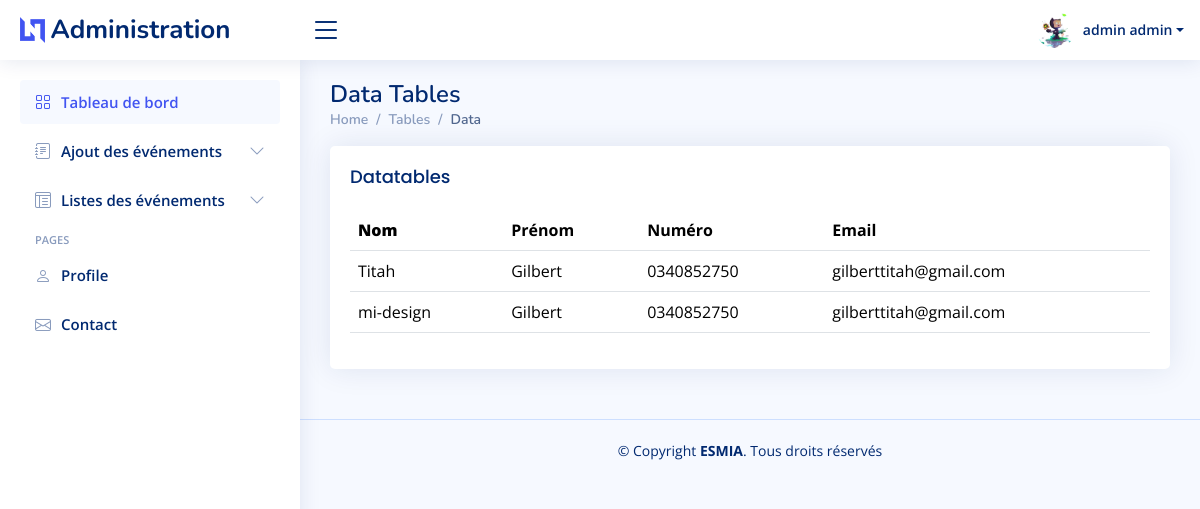
Page /administration/Liste-reservations/ (signed in) on the earlier database version.
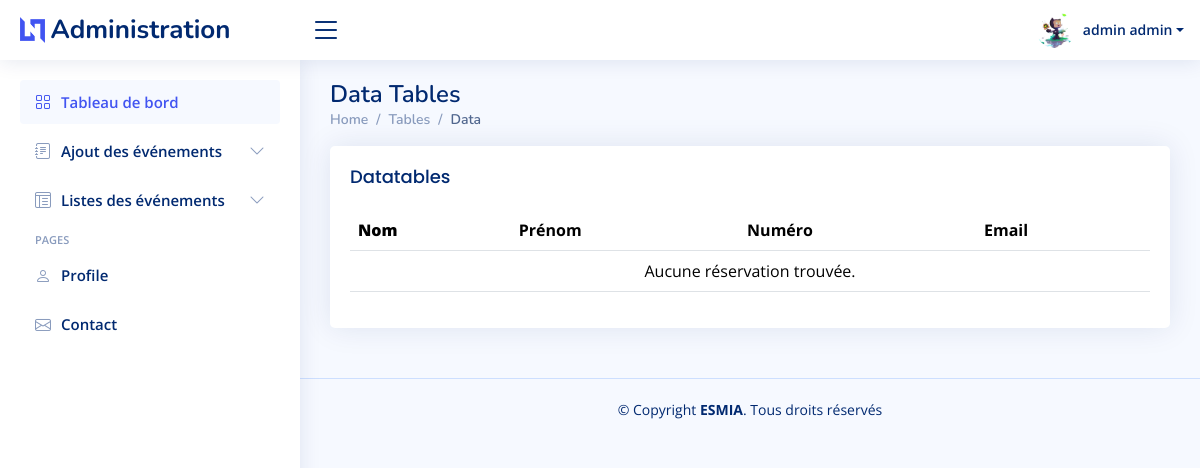
Same page on the later database version.
### app/models.py (models this page shows, shortened)
class Reservation(models.Model):
    event = models.ForeignKey(Event, on_delete=models.CASCADE, related_name='reservations')
    user = models.ForeignKey(User, on_delete=models.SET_NULL, null=True, blank=True)  # Utilisateur connecté (optionnel)
    name = models.CharField(max_length=100)
    surname = models.CharField(max_length=100)
    phone_number = models.CharField(max_length=15)
    email = models.EmailField()
    reservation_date = models.DateTimeField(auto_now_add=True)

### app/views.py (the view)
# urls.py: path('administration/Liste-reservations/', liste_reservations, name='liste_reservations'),
@login_required
def liste_reservations(request):
    reservations = Reservation.objects.filter(user=request.user)
    return render(request, 'admin/layouts/liste_reservations.html', {
        'reservations': reservations
    })

### app/templates/admin/layouts/liste_reservations.html (shortened to what this page needs)
{% include 'layouts/admin/head_admin.html'%}
<body>
  {% include 'layouts/admin/header_admin.html'%}
  {% include 'layouts/admin/sidebar_admin.html'%}
  <main id="main" class="main">
    <div class="pagetitle">
      <h1>Data Tables</h1>
      <nav>
        <ol class="breadcrumb">
          <li class="breadcrumb-item"><a href="index.html">Home</a></li>
          <li class="breadcrumb-item">Tables</li>
          <li class="breadcrumb-item active">Data</li>
        </ol>
      </nav>
    </div>
    <section class="section">
      <div class="row">
        <div class="col-lg-12">
          <div class="card">
            <div class="card-body">
              <h5 class="card-title">Datatables</h5>
              <table class="table datatable">
                <thead>
                  <tr>
                    <th>
                      <b>Nom</b>
                    </th>
                    <th>Prénom</th>
                    <th>Numéro</th>
                    <th>Email</th>
                  </tr>
                </thead>
                <tbody>
                  {% for reservation in reservations %}
                  <tr>
                    <td>{{ reservation.name }}</td>
                    <td>{{ reservation.surname }}</td>
                    <td>{{ reservation.phone_number }}</td>
                    <td>{{ reservation.email }}</td>
                  </tr>
                  {% empty %}
                  <tr>
                    <td colspan="4" class="text-center">Aucune réservation trouvée.</td>
                  </tr>
                  {% endfor %}
                </tbody>
              </table>
            </div>
          </div>
        </div>
      </div>
    </section>
  </main>
  {% include 'layouts/admin/footer_admin.html'%}
</body>
</html>

Differences in the rows shown:
removed Reservation: name "Titah", surname "Gilbert", phone_number "0340852750", email "gilberttitah@gmail.com"
removed Reservation: name "mi-design", surname "Gilbert", phone_number "0340852750", email "gilberttitah@gmail.com"
Other differences:
text now shown: "Aucune réservation trouvée."
